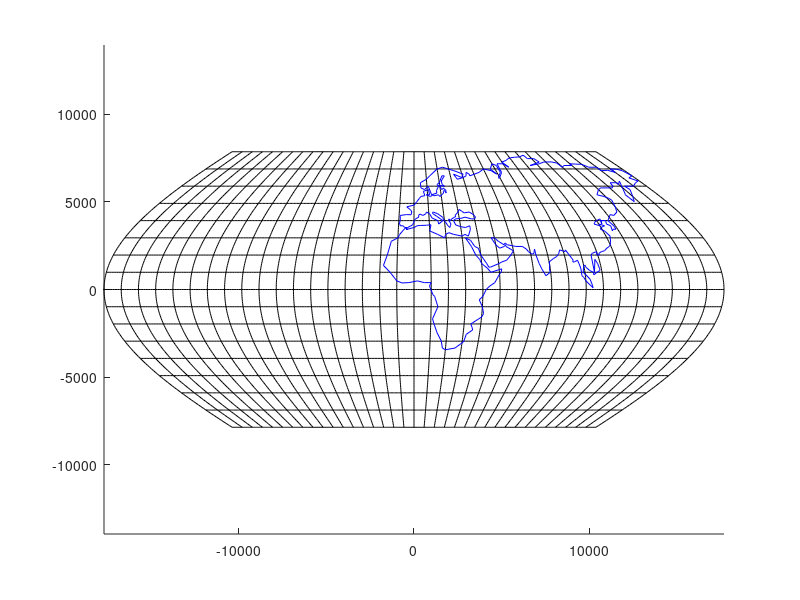

Here is the MATLAB script that generated this plot: (Note: this script raises an error after producing the figure.)
clc
clear

format long g
axis equal

% Define extent
umin = -80;
umax = 80;
vmin = -180;
vmax = 180;
Du = 10;
Dv = 10;
dv = Dv/10;
du = Du/10;

R = 6380;

%Load graticule points
P = load("points_sinu.txt");
u = P(:, 1);
x = P(:, 3);
y = P(:, 4);
a = P(:, 5);
b = P(:, 6);

%Create W matrix
W = cos(u*pi/180);

%Airy + complex, local
h2a = ((a-1).^2+(b-1).^2)/2;
h2c = (abs(a-1) + abs(b-1))/2 + a./b - 1;

%Airy, global, non-weighted
H2A = mean(h2a(:));
H2C = mean(h2c(:));
HA = sqrt(H2A);
HC = sqrt(H2C);

%Airy, global, weighted
H2AN = W.*h2a;
H2AW = sum(H2AN(:))/sum(W(:));
HAW = sqrt(H2AW);

H2CN = W.*h2c;
H2CW = sum(H2CN(:))/sum(W(:));
HCW = sqrt(H2CW);

%Load meridians
M = load('meridians_sinu.txt');
xm = M(:, 3);
ym = M(:, 4);

%Load parallels
P = load('parallels_sinu.txt');
xp = P(:, 3);
yp = P(:, 4);

%Load contients
EU = load('europe_sinu.txt');
xeu = EU(:, 3);
yeu = EU(:, 4);

%Draw meridians
hold on
nm = length(umin:du:umax);
for i = 1:nm:length(xm)
    plot(xm(i:i+nm-1), ym(i:i+nm-1), 'k');
end

%Draw parallels
np = length(vmin:dv:vmax);
for i = 1:np:length(xp)
    plot(xp(i:i+np-1), yp(i:i+np-1), 'k');
end
    
%Draw continents
plot(xeu, yeu, 'b');

%Map scale
M = 100000000;
Muv = M./a;

%Convert [x,y,M] to meshgrid
xg = linspace(min(x), max(x), 100);
yg = linspace(min(y), max(y), 100);
[X,Y] = meshgrid(xg, yg);
Z = griddata(x, y, Muv, X, Y, 'cubic');

%Draw contour lines
[C, h] = contour(X, Y, Z, [20000000:10000000:300000000], 'LineColor', 'r', 'LineWidth' ,2);
clabel(C, h, 'Color', 'r', 'labelspacing', 1000)